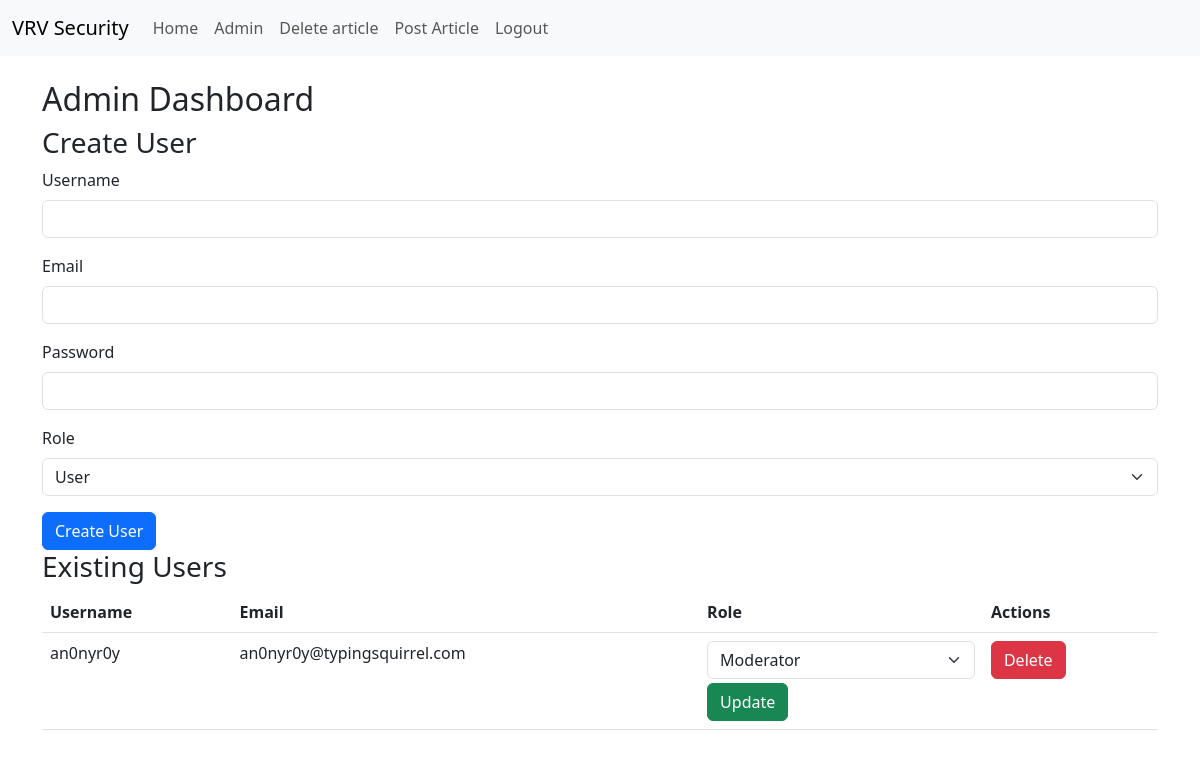
The page /admin (signed in) on the database its author committed.
### app.py (models this page shows, shortened)
class User(UserMixin, db.Model):
    id = db.Column(db.Integer, primary_key=True)
    username = db.Column(db.String(120), unique=True, nullable=False)
    email = db.Column(db.String(120), unique=True, nullable=False)
    password = db.Column(db.String(120), nullable=False)
    role = db.Column(db.String(80), nullable=False)  # Role field (admin, user, moderator)

### app.py (the view, shortened to what this page needs)
@app.route('/admin', methods=['GET', 'POST'])
@token_required
def admin(current_user):
    if current_user.role != 'admin':
        flash('You do not have permission to access this page.', 'danger')
        return redirect(url_for('home'))
    users = User.query.filter(User.role!='admin').all()
    return render_template('admin.html', users=users)

### app.py (called while the page is built)
def token_required(f):
    @wraps(f)
    def decorated(*args, **kwargs):
        token = request.cookies.get('jwt_token')  # Retrieve token from cookies
        if not token:
            return jsonify({'message': 'JWT Token is missing!'}), 401
        try:
            data = jwt.decode(token, app.config['SECRET_KEY'], algorithms=['HS256'])
            current_user = User.query.filter_by(email=data['sub']).first()
            if not current_user:
                return jsonify({'message': 'User not found!'}), 401
        except jwt.ExpiredSignatureError:
            return jsonify({'message': 'Token has expired!'}), 401
        except jwt.InvalidTokenError:
            return jsonify({'message': 'Invalid token!'}), 401
        return f(current_user, *args, **kwargs)
    return decorated

@login_manager.user_loader
def load_user(user_id):
    return User.query.get(int(user_id))

### templates/admin.html (shortened to what this page needs)
{% extends 'base.html' %}
{% block content %}
<h2>Admin Dashboard</h2>
<h3>Create User</h3>
<form method="post" action="{{ url_for('admin') }}">
    <div class="mb-3">
        <label for="username" class="form-label">Username</label>
        <input type="username" class="form-control" id="username" name="username" required>
    </div>
    <div class="mb-3">
        <label for="email" class="form-label">Email</label>
        <input type="email" class="form-control" id="email" name="email" required>
    </div>
    <div class="mb-3">
        <label for="password" class="form-label">Password</label>
        <input type="password" class="form-control" id="password" name="password" required>
    </div>
    <div class="mb-3">
        <label for="role" class="form-label">Role</label>
        <select class="form-select" id="role" name="role" required>
            <option value="user">User</option>
        </select>
    </div>
    <button type="submit" class="btn btn-primary">Create User</button>
</form>
<h3>Existing Users</h3>
<table class="table">
    <thead>
        <tr>
            <th>Username</th>
            <th>Email</th>
            <th>Role</th>
            <th>Actions</th>
        </tr>
    </thead>
    <tbody>
        {% for user in users %}
        <tr>
            <td>{{ user.username }}</td>
            <td>{{ user.email }}</td>
             <td>
            <form method="post" action="{{ url_for('edit_role', id=user.id) }}" style="display: inline;">
                <select class="form-select" name="role" required>
                    <option value="moderator" {% if user.role == 'moderator' %}selected{% endif %}>Moderator</option>
                </select>
                <button type="submit" class="btn btn-success mt-1">Update</button>
            </form>
            </td>
            <td>
                <form method="post" action="{{ url_for('delete_user', id=user.id) }}" style="display: inline;">
                    <button type="submit" class="btn btn-danger">Delete</button>
                </form>
            </td>
        </tr>
        {% endfor %}
    </tbody>
</table>
{% endblock %}

### templates/base.html (shortened to what this page needs)
<!DOCTYPE html>
<html lang="en">
<head>
    <link rel="stylesheet" href="https://cdn.jsdelivr.net/npm/bootstrap@5.3.0/dist/css/bootstrap.min.css">
</head>
<body>
    <nav class="navbar navbar-expand-lg navbar-light bg-light">
        <div class="container-fluid">
            <a class="navbar-brand" href="{{ url_for('home') }}">VRV Security</a>
            <div class="collapse navbar-collapse">
                <ul class="navbar-nav me-auto">
                    <li class="nav-item"><a class="nav-link" href="{{ url_for('home') }}">Home</a></li>
                    {% if current_user.is_authenticated %}
                        {% if current_user.role == 'admin' %}
                            <li class="nav-item"><a class="nav-link" href="{{ url_for('admin') }}">Admin</a></li>
                            <li class="nav-item"><a class="nav-link" href="{{ url_for('delete_article') }}">Delete article</a></li>
                        {% elif current_user.role == 'moderator' %}
                            <li class="nav-item"><a class="nav-link" href="{{ url_for('delete_article') }}">Delete article</a></li>
                        {% endif %}
                        <li class="nav-item"><a class="nav-link" href="{{ url_for('post_article') }}">Post Article</a></li>
                        <li class="nav-item"><a class="nav-link" href="{{ url_for('logout') }}">Logout</a></li>
                    {% else %}
                        <li class="nav-item"><a class="nav-link" href="{{ url_for('login') }}">Login</a></li>
                        <li class="nav-item"><a class="nav-link" href="{{ url_for('register') }}">Register</a></li>
                    {% endif %}
                </ul>
            </div>
        </div>
    </nav>
    <div class="container mt-4">
        {% block content %}{% endblock %}
    </div>
</body>
</html>

### rows shown on the page
User: username "an0nyr0y", email "an0nyr0y@typingsquirrel.com", role "Moderator"
